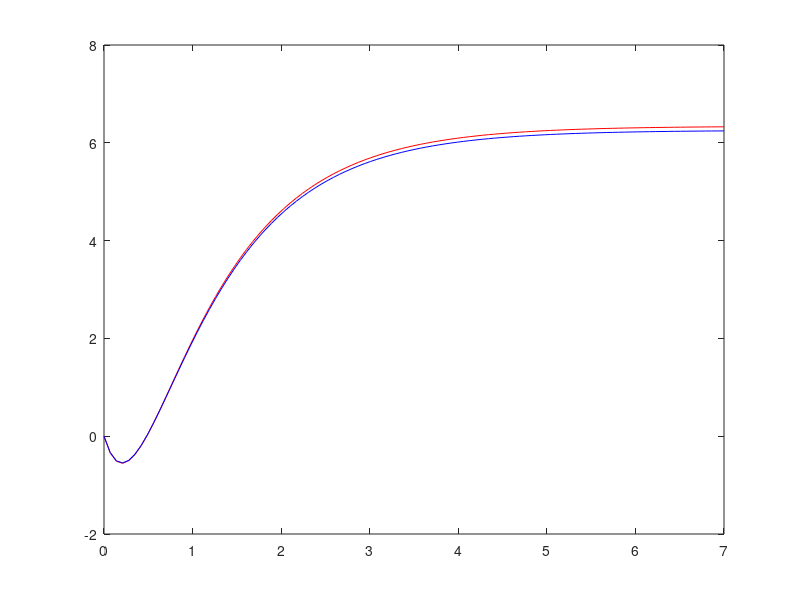

Here is the MATLAB script that generated this plot: (Note: this script raises an error after producing the figure.)
clc; clear; close all;

w_n = -3; % natural frequency
b_0 = 1;
b_1 = 0.5;
p = 6.34; % desired final state

A = [0 0 0; 0 0 1; 0 w_n^2 0];
b = [b_0; 0; b_1];
x_tf = [p; 0; 0];
C = diag([1 1 1]);
D = 0;

%rho = 1; % R matrix weight
Q_ii = 0.1; % Q matrix diagonal value
R_jj = 0.1027; % R matrix diagonal value
Q = diag([Q_ii Q_ii Q_ii]); % Q matrix
R = diag([R_jj]); % R matrix

[K,S,P] = lqr(A, b, Q, R); % calculate K w/ lqr fxn
disp(K)

H = ss(A-b*K,b*K*x_tf,C,D); % dynamic system model
[x, t] =  step(H);

u = -K(1)*x(:,1); % control

figure; % plot step response
plot(t,x(:,1),'r',t,u,'b')

info = stepinfo(H);
t_s = info.SettlingTime;
disp(t_s)

itgrd = Q(1,1)*x(:,1).^2 + R*u.^2;
J = trapz(t,itgrd)